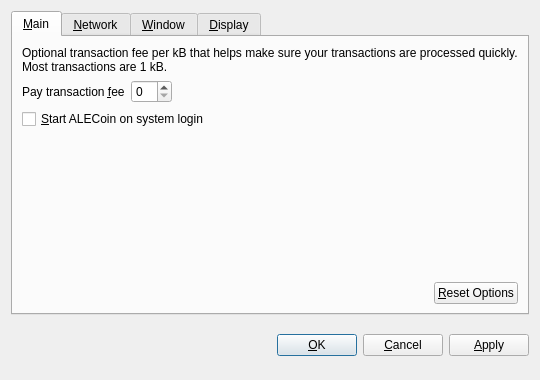
<?xml version="1.0" encoding="UTF-8"?>
<ui version="4.0">
 <class>OptionsDialog</class>
 <widget class="QDialog" name="OptionsDialog">
  <property name="geometry">
   <rect>
    <x>0</x>
    <y>0</y>
    <width>540</width>
    <height>380</height>
   </rect>
  </property>
  <property name="windowTitle">
   <string>Options</string>
  </property>
  <property name="modal">
   <bool>true</bool>
  </property>
  <layout class="QVBoxLayout" name="verticalLayout">
   <item>
    <widget class="QTabWidget" name="tabWidget">
     <property name="tabPosition">
      <enum>QTabWidget::North</enum>
     </property>
     <property name="currentIndex">
      <number>0</number>
     </property>
     <widget class="QWidget" name="tabMain">
      <attribute name="title">
       <string>&amp;Main</string>
      </attribute>
      <layout class="QVBoxLayout" name="verticalLayout_Main">
       <item>
        <widget class="QLabel" name="transactionFeeInfoLabel">
         <property name="text">
          <string>Optional transaction fee per kB that helps make sure your transactions are processed quickly. Most transactions are 1 kB.</string>
         </property>
         <property name="textFormat">
          <enum>Qt::PlainText</enum>
         </property>
         <property name="wordWrap">
          <bool>true</bool>
         </property>
        </widget>
       </item>
       <item>
        <layout class="QHBoxLayout" name="horizontalLayout_1_Main">
         <item>
          <widget class="QLabel" name="transactionFeeLabel">
           <property name="text">
            <string>Pay transaction &amp;fee</string>
           </property>
           <property name="textFormat">
            <enum>Qt::PlainText</enum>
           </property>
           <property name="buddy">
            <cstring>transactionFee</cstring>
           </property>
          </widget>
         </item>
         <item>
          <widget class="BitcoinAmountField" name="transactionFee"/>
         </item>
         <item>
          <spacer name="horizontalSpacer_1_Main">
           <property name="orientation">
            <enum>Qt::Horizontal</enum>
           </property>
           <property name="sizeHint" stdset="0">
            <size>
             <width>40</width>
             <height>20</height>
            </size>
           </property>
          </spacer>
         </item>
        </layout>
       </item>
       <item>
        <widget class="QCheckBox" name="bitcoinAtStartup">
         <property name="toolTip">
          <string>Automatically start ALECoin after logging in to the system.</string>
         </property>
         <property name="text">
          <string>&amp;Start ALECoin on system login</string>
         </property>
        </widget>
       </item>
       <item>
        <spacer name="verticalSpacer_Main">
         <property name="orientation">
          <enum>Qt::Vertical</enum>
         </property>
         <property name="sizeHint" stdset="0">
          <size>
           <width>20</width>
           <height>40</height>
          </size>
         </property>
        </spacer>
       </item>
       <item>
        <layout class="QHBoxLayout" name="horizontalLayout_2_Main">
         <item>
          <spacer name="horizontalSpacer_2_Main">
           <property name="orientation">
            <enum>Qt::Horizontal</enum>
           </property>
           <property name="sizeHint" stdset="0">
            <size>
             <width>40</width>
             <height>20</height>
            </size>
           </property>
          </spacer>
         </item>
         <item>
          <widget class="QPushButton" name="resetButton">
           <property name="toolTip">
            <string>Reset all client options to default.</string>
           </property>
           <property name="text">
            <string>&amp;Reset Options</string>
           </property>
           <property name="autoDefault">
            <bool>false</bool>
           </property>
          </widget>
         </item>
        </layout>
       </item>
      </layout>
     </widget>
     <widget class="QWidget" name="tabNetwork">
      <attribute name="title">
       <string>&amp;Network</string>
      </attribute>
      <layout class="QVBoxLayout" name="verticalLayout_Network">
       <item>
        <widget class="QCheckBox" name="mapPortUpnp">
         <property name="toolTip">
          <string>Automatically open the ALECoin client port on the router. This only works when your router supports UPnP and it is enabled.</string>
         </property>
         <property name="text">
          <string>Map port using &amp;UPnP</string>
         </property>
        </widget>
       </item>
       <item>
        <widget class="QCheckBox" name="connectSocks">
         <property name="toolTip">
          <string>Connect to the ALECoin network through a SOCKS proxy (e.g. when connecting through Tor).</string>
         </property>
         <property name="text">
          <string>&amp;Connect through SOCKS proxy:</string>
         </property>
        </widget>
       </item>
       <item>
        <layout class="QHBoxLayout" name="horizontalLayout_Network">
         <item>
          <widget class="QLabel" name="proxyIpLabel">
           <property name="text">
            <string>Proxy &amp;IP:</string>
           </property>
           <property name="textFormat">
            <enum>Qt::PlainText</enum>
           </property>
           <property name="buddy">
            <cstring>proxyIp</cstring>
           </property>
          </widget>
         </item>
         <item>
          <widget class="QValidatedLineEdit" name="proxyIp">
           <property name="maximumSize">
            <size>
             <width>140</width>
             <height>16777215</height>
            </size>
           </property>
           <property name="toolTip">
            <string>IP address of the proxy (e.g. 127.0.0.1)</string>
           </property>
          </widget>
         </item>
         <item>
          <widget class="QLabel" name="proxyPortLabel">
           <property name="text">
            <string>&amp;Port:</string>
           </property>
           <property name="textFormat">
            <enum>Qt::PlainText</enum>
           </property>
           <property name="buddy">
            <cstring>proxyPort</cstring>
           </property>
          </widget>
         </item>
         <item>
          <widget class="QLineEdit" name="proxyPort">
           <property name="maximumSize">
            <size>
             <width>55</width>
             <height>16777215</height>
            </size>
           </property>
           <property name="toolTip">
            <string>Port of the proxy (e.g. 9050)</string>
           </property>
          </widget>
         </item>
         <item>
          <widget class="QLabel" name="socksVersionLabel">
           <property name="text">
            <string>SOCKS &amp;Version:</string>
           </property>
           <property name="textFormat">
            <enum>Qt::PlainText</enum>
           </property>
           <property name="buddy">
            <cstring>socksVersion</cstring>
           </property>
          </widget>
         </item>
         <item>
          <widget class="QValueComboBox" name="socksVersion">
           <property name="toolTip">
            <string>SOCKS version of the proxy (e.g. 5)</string>
           </property>
          </widget>
         </item>
         <item>
          <spacer name="horizontalSpacer_Network">
           <property name="orientation">
            <enum>Qt::Horizontal</enum>
           </property>
           <property name="sizeHint" stdset="0">
            <size>
             <width>40</width>
             <height>20</height>
            </size>
           </property>
          </spacer>
         </item>
        </layout>
       </item>
       <item>
        <spacer name="verticalSpacer_Network">
         <property name="orientation">
          <enum>Qt::Vertical</enum>
         </property>
         <property name="sizeHint" stdset="0">
          <size>
           <width>20</width>
           <height>40</height>
          </size>
         </property>
        </spacer>
       </item>
      </layout>
     </widget>
     <widget class="QWidget" name="tabWindow">
      <attribute name="title">
       <string>&amp;Window</string>
      </attribute>
      <layout class="QVBoxLayout" name="verticalLayout_Window">
       <item>
        <widget class="QCheckBox" name="minimizeToTray">
         <property name="toolTip">
          <string>Show only a tray icon after minimizing the window.</string>
         </property>
         <property name="text">
          <string>&amp;Minimize to the tray instead of the taskbar</string>
         </property>
        </widget>
       </item>
       <item>
        <widget class="QCheckBox" name="minimizeOnClose">
         <property name="toolTip">
          <string>Minimize instead of exit the application when the window is closed. When this option is enabled, the application will be closed only after selecting Quit in the menu.</string>
         </property>
         <property name="text">
          <string>M&amp;inimize on close</string>
         </property>
        </widget>
       </item>
       <item>
        <spacer name="verticalSpacer_Window">
         <property name="orientation">
          <enum>Qt::Vertical</enum>
         </property>
         <property name="sizeHint" stdset="0">
          <size>
           <width>20</width>
           <height>40</height>
          </size>
         </property>
        </spacer>
       </item>
      </layout>
     </widget>
     <widget class="QWidget" name="tabDisplay">
      <attribute name="title">
       <string>&amp;Display</string>
      </attribute>
      <layout class="QVBoxLayout" name="verticalLayout_Display">
       <item>
        <layout class="QHBoxLayout" name="horizontalLayout_1_Display">
         <item>
          <widget class="QLabel" name="langLabel">
           <property name="text">
            <string>User Interface &amp;language:</string>
           </property>
           <property name="textFormat">
            <enum>Qt::PlainText</enum>
           </property>
           <property name="buddy">
            <cstring>lang</cstring>
           </property>
          </widget>
         </item>
         <item>
          <widget class="QValueComboBox" name="lang">
           <property name="toolTip">
            <string>The user interface language can be set here. This setting will take effect after restarting ALECoin.</string>
           </property>
          </widget>
         </item>
        </layout>
       </item>
       <item>
        <layout class="QHBoxLayout" name="horizontalLayout_2_Display">
         <item>
          <widget class="QLabel" name="unitLabel">
           <property name="text">
            <string>&amp;Unit to show amounts in:</string>
           </property>
           <property name="textFormat">
            <enum>Qt::PlainText</enum>
           </property>
           <property name="buddy">
            <cstring>unit</cstring>
           </property>
          </widget>
         </item>
         <item>
          <widget class="QValueComboBox" name="unit">
           <property name="toolTip">
            <string>Choose the default subdivision unit to show in the interface and when sending coins.</string>
           </property>
          </widget>
         </item>
        </layout>
       </item>
       <item>
        <widget class="QCheckBox" name="displayAddresses">
         <property name="toolTip">
          <string>Whether to show ALECoin addresses in the transaction list or not.</string>
         </property>
         <property name="text">
          <string>&amp;Display addresses in transaction list</string>
         </property>
        </widget>
       </item>
       <item>
        <widget class="QCheckBox" name="coinControlFeatures">
         <property name="toolTip">
          <string>Whether to show coin control features or not.</string>
         </property>
         <property name="text">
          <string>Display coin &amp;control features (experts only!)</string>
         </property>
        </widget>
       </item>
       <item>
        <spacer name="verticalSpacer_Display">
         <property name="orientation">
          <enum>Qt::Vertical</enum>
         </property>
         <property name="sizeHint" stdset="0">
          <size>
           <width>20</width>
           <height>40</height>
          </size>
         </property>
        </spacer>
       </item>
      </layout>
     </widget>
    </widget>
   </item>
   <item>
    <layout class="QHBoxLayout" name="horizontalLayout_Buttons">
     <item>
      <spacer name="horizontalSpacer_1">
       <property name="orientation">
        <enum>Qt::Horizontal</enum>
       </property>
       <property name="sizeHint" stdset="0">
        <size>
         <width>40</width>
         <height>48</height>
        </size>
       </property>
      </spacer>
     </item>
     <item>
      <widget class="QLabel" name="statusLabel">
       <property name="font">
        <font>
         <weight>75</weight>
         <bold>true</bold>
        </font>
       </property>
       <property name="text">
        <string/>
       </property>
       <property name="textFormat">
        <enum>Qt::PlainText</enum>
       </property>
       <property name="wordWrap">
        <bool>true</bool>
       </property>
      </widget>
     </item>
     <item>
      <spacer name="horizontalSpacer_2">
       <property name="orientation">
        <enum>Qt::Horizontal</enum>
       </property>
       <property name="sizeHint" stdset="0">
        <size>
         <width>40</width>
         <height>48</height>
        </size>
       </property>
      </spacer>
     </item>
     <item>
      <widget class="QPushButton" name="okButton">
       <property name="text">
        <string>&amp;OK</string>
       </property>
      </widget>
     </item>
     <item>
      <widget class="QPushButton" name="cancelButton">
       <property name="text">
        <string>&amp;Cancel</string>
       </property>
       <property name="autoDefault">
        <bool>false</bool>
       </property>
      </widget>
     </item>
     <item>
      <widget class="QPushButton" name="applyButton">
       <property name="text">
        <string>&amp;Apply</string>
       </property>
       <property name="autoDefault">
        <bool>false</bool>
       </property>
      </widget>
     </item>
    </layout>
   </item>
  </layout>
 </widget>
 <customwidgets>
  <customwidget>
   <class>BitcoinAmountField</class>
   <extends>QSpinBox</extends>
   <header>bitcoinamountfield.h</header>
  </customwidget>
  <customwidget>
   <class>QValueComboBox</class>
   <extends>QComboBox</extends>
   <header>qvaluecombobox.h</header>
  </customwidget>
  <customwidget>
   <class>QValidatedLineEdit</class>
   <extends>QLineEdit</extends>
   <header>qvalidatedlineedit.h</header>
  </customwidget>
 </customwidgets>
 <resources/>
 <connections/>
</ui>
